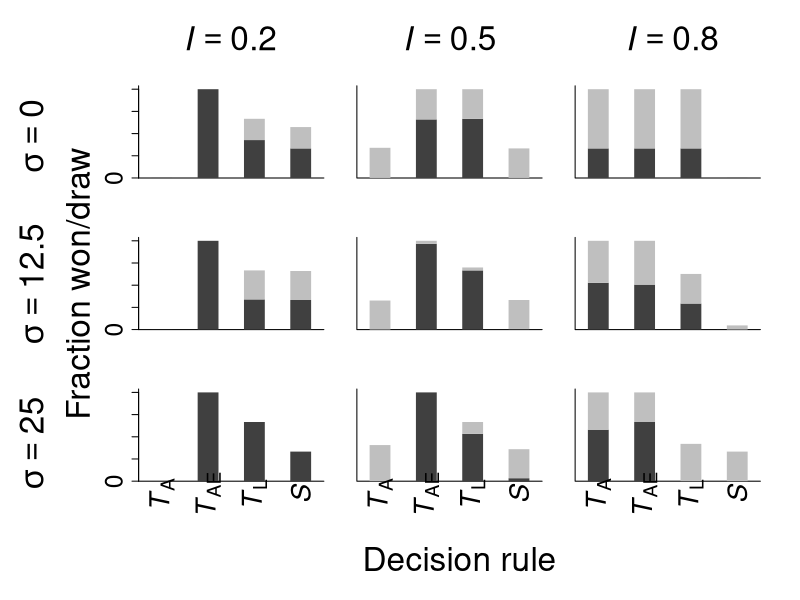

Generate this figure with R:
x11(width=10,height=10)

axcex <- 2.25
par(mfrow=c(3,3),oma=c(5,10,6,1),mar=c(4,.5,.5,2))

#sig0, i02
data <- read.table("sig0_i02/data/output.txt",header=T)
x <- data$frac_s1
y <- data$frac_draw

# in the following we calculate the total fraction of won competitions (*1/3, because every strategy participated in 3 competitions)
wins_TL  <- 1/3 * ( sum(x[1:3]) )
wins_TA  <- 1/3 * ( 1-x[1]-y[1] + sum(x[4:5]) )
wins_TAE <- 1/3 * ( 1-x[2]-y[2] + 1-x[4]-y[4] + x[6] )
wins_S   <- 1/3 * ( 1-x[3]-y[3] + 1-x[5]-y[5] + 1-x[6]-y[6] )

draws_TL  <- 1/3 * ( y[1] + y[2] + y[3] )
draws_TA  <- 1/3 * ( y[1] + y[4] + y[5] )
draws_TAE <- 1/3 * ( y[2] + y[4] + y[6] )
draws_S   <- 1/3 * ( y[3] + y[5] + y[6] )

xses_win <- 1:4
plot(1,1,type="n",bty="l",ylim=c(0.038,1),
     xlim=c(0.5,4.5),xlab="",ylab="",xaxt="n",xaxs="i",
     cex.axis=axcex,yaxt="n")
axis(side=2,at=c(0,0.25,0.5,0.75,1),labels=c("0","","0.5","","1"),cex.axis=axcex)
#segments(xses_win,rep(-1,4),xses_win,c(wins_TL,wins_TA,wins_TAE,wins_S),lend=1,lwd=20,col="grey25")
segments(xses_win,rep(-1,4),xses_win,c(wins_TA,wins_TAE,wins_TL,wins_S),lend=1,lwd=20,col="grey25")
segments(xses_win,c(wins_TA,wins_TAE,wins_TL,wins_S),xses_win,c(wins_TA+draws_TA,wins_TAE+draws_TAE,wins_TL+draws_TL,wins_S+draws_S),lend=1,lwd=20,col="grey75")

#sig0, i05
data <- read.table("sig0_i05/data/output.txt",header=T)
x <- data$frac_s1
y <- data$frac_draw

# in the following we calculate the total fraction of won competitions (*1/3, because every strategy participated in 3 competitions)
wins_TL  <- 1/3 * ( sum(x[1:3]) )
wins_TA  <- 1/3 * ( 1-x[1]-y[1] + sum(x[4:5]) )
wins_TAE <- 1/3 * ( 1-x[2]-y[2] + 1-x[4]-y[4] + x[6] )
wins_S   <- 1/3 * ( 1-x[3]-y[3] + 1-x[5]-y[5] + 1-x[6]-y[6] )

draws_TL  <- 1/3 * ( y[1] + y[2] + y[3] )
draws_TA  <- 1/3 * ( y[1] + y[4] + y[5] )
draws_TAE <- 1/3 * ( y[2] + y[4] + y[6] )
draws_S   <- 1/3 * ( y[3] + y[5] + y[6] )

xses_win <- 1:4
plot(1,1,type="n",bty="l",ylim=c(0.038,1),
     xlim=c(0.5,4.5),xlab="",ylab="",xaxt="n",xaxs="i",
     cex.axis=axcex,yaxt="n")
#segments(xses_win,rep(-1,4),xses_win,c(wins_TL,wins_TA,wins_TAE,wins_S),lend=1,lwd=20,col="grey25")
segments(xses_win,rep(-1,4),xses_win,c(wins_TA,wins_TAE,wins_TL,wins_S),lend=1,lwd=20,col="grey25")
segments(xses_win,c(wins_TA,wins_TAE,wins_TL,wins_S),xses_win,c(wins_TA+draws_TA,wins_TAE+draws_TAE,wins_TL+draws_TL,wins_S+draws_S),lend=1,lwd=20,col="grey75")



#sig0, i08
data <- read.table("sig0_i08/data/output.txt",header=T)
x <- data$frac_s1
y <- data$frac_draw

# in the following we calculate the total fraction of won competitions (*1/3, because every strategy participated in 3 competitions)
wins_TL  <- 1/3 * ( sum(x[1:3]) )
wins_TA  <- 1/3 * ( 1-x[1]-y[1] + sum(x[4:5]) )
wins_TAE <- 1/3 * ( 1-x[2]-y[2] + 1-x[4]-y[4] + x[6] )
wins_S   <- 1/3 * ( 1-x[3]-y[3] + 1-x[5]-y[5] + 1-x[6]-y[6] )

draws_TL  <- 1/3 * ( y[1] + y[2] + y[3] )
draws_TA  <- 1/3 * ( y[1] + y[4] + y[5] )
draws_TAE <- 1/3 * ( y[2] + y[4] + y[6] )
draws_S   <- 1/3 * ( y[3] + y[5] + y[6] )

xses_win <- 1:4
plot(1,1,type="n",bty="l",ylim=c(0.038,1),
     xlim=c(0.5,4.5),xlab="",ylab="",xaxt="n",xaxs="i",
     cex.axis=axcex,yaxt="n")
#segments(xses_win,rep(-1,4),xses_win,c(wins_TL,wins_TA,wins_TAE,wins_S),lend=1,lwd=20,col="grey25")
segments(xses_win,rep(-1,4),xses_win,c(wins_TA,wins_TAE,wins_TL,wins_S),lend=1,lwd=20,col="grey25")
segments(xses_win,c(wins_TA,wins_TAE,wins_TL,wins_S),xses_win,c(wins_TA+draws_TA,wins_TAE+draws_TAE,wins_TL+draws_TL,wins_S+draws_S),lend=1,lwd=20,col="grey75")


#sig125, i02
data <- read.table("sig125_i02/data/output.txt",header=T)
x <- data$frac_s1
y <- data$frac_draw

# in the following we calculate the total fraction of won competitions (*1/3, because every strategy participated in 3 competitions)
wins_TL  <- 1/3 * ( sum(x[1:3]) )
wins_TA  <- 1/3 * ( 1-x[1]-y[1] + sum(x[4:5]) )
wins_TAE <- 1/3 * ( 1-x[2]-y[2] + 1-x[4]-y[4] + x[6] )
wins_S   <- 1/3 * ( 1-x[3]-y[3] + 1-x[5]-y[5] + 1-x[6]-y[6] )

draws_TL  <- 1/3 * ( y[1] + y[2] + y[3] )
draws_TA  <- 1/3 * ( y[1] + y[4] + y[5] )
draws_TAE <- 1/3 * ( y[2] + y[4] + y[6] )
draws_S   <- 1/3 * ( y[3] + y[5] + y[6] )

xses_win <- 1:4
plot(1,1,type="n",bty="l",ylim=c(0.038,1),
     xlim=c(0.5,4.5),xlab="",ylab="",xaxt="n",xaxs="i",
     cex.axis=axcex,yaxt="n")
axis(side=2,at=c(0,0.25,0.5,0.75,1),labels=c("0","","0.5","","1"),cex.axis=axcex)
#segments(xses_win,rep(-1,4),xses_win,c(wins_TL,wins_TA,wins_TAE,wins_S),lend=1,lwd=20,col="grey25")
segments(xses_win,rep(-1,4),xses_win,c(wins_TA,wins_TAE,wins_TL,wins_S),lend=1,lwd=20,col="grey25")
segments(xses_win,c(wins_TA,wins_TAE,wins_TL,wins_S),xses_win,c(wins_TA+draws_TA,wins_TAE+draws_TAE,wins_TL+draws_TL,wins_S+draws_S),lend=1,lwd=20,col="grey75")


#sig125, i05
data <- read.table("sig125_i05/data/output.txt",header=T)
x <- data$frac_s1
y <- data$frac_draw

# in the following we calculate the total fraction of won competitions (*1/3, because every strategy participated in 3 competitions)
wins_TL  <- 1/3 * ( sum(x[1:3]) )
wins_TA  <- 1/3 * ( 1-x[1]-y[1] + sum(x[4:5]) )
wins_TAE <- 1/3 * ( 1-x[2]-y[2] + 1-x[4]-y[4] + x[6] )
wins_S   <- 1/3 * ( 1-x[3]-y[3] + 1-x[5]-y[5] + 1-x[6]-y[6] )

draws_TL  <- 1/3 * ( y[1] + y[2] + y[3] )
draws_TA  <- 1/3 * ( y[1] + y[4] + y[5] )
draws_TAE <- 1/3 * ( y[2] + y[4] + y[6] )
draws_S   <- 1/3 * ( y[3] + y[5] + y[6] )

xses_win <- 1:4
plot(1,1,type="n",bty="l",ylim=c(0.038,1),
     xlim=c(0.5,4.5),xlab="",ylab="",xaxt="n",xaxs="i",
     cex.axis=axcex,yaxt="n")
#segments(xses_win,rep(-1,4),xses_win,c(wins_TL,wins_TA,wins_TAE,wins_S),lend=1,lwd=20,col="grey25")
segments(xses_win,rep(-1,4),xses_win,c(wins_TA,wins_TAE,wins_TL,wins_S),lend=1,lwd=20,col="grey25")
segments(xses_win,c(wins_TA,wins_TAE,wins_TL,wins_S),xses_win,c(wins_TA+draws_TA,wins_TAE+draws_TAE,wins_TL+draws_TL,wins_S+draws_S),lend=1,lwd=20,col="grey75")



#sig125, i08
data <- read.table("sig125_i08/data/output.txt",header=T)
x <- data$frac_s1
y <- data$frac_draw

# in the following we calculate the total fraction of won competitions (*1/3, because every strategy participated in 3 competitions)
wins_TL  <- 1/3 * ( sum(x[1:3]) )
wins_TA  <- 1/3 * ( 1-x[1]-y[1] + sum(x[4:5]) )
wins_TAE <- 1/3 * ( 1-x[2]-y[2] + 1-x[4]-y[4] + x[6] )
wins_S   <- 1/3 * ( 1-x[3]-y[3] + 1-x[5]-y[5] + 1-x[6]-y[6] )

draws_TL  <- 1/3 * ( y[1] + y[2] + y[3] )
draws_TA  <- 1/3 * ( y[1] + y[4] + y[5] )
draws_TAE <- 1/3 * ( y[2] + y[4] + y[6] )
draws_S   <- 1/3 * ( y[3] + y[5] + y[6] )

xses_win <- 1:4
plot(1,1,type="n",bty="l",ylim=c(0.038,1),
     xlim=c(0.5,4.5),xlab="",ylab="",xaxt="n",xaxs="i",
     cex.axis=axcex,yaxt="n")
#segments(xses_win,rep(-1,4),xses_win,c(wins_TL,wins_TA,wins_TAE,wins_S),lend=1,lwd=20,col="grey25")
segments(xses_win,rep(-1,4),xses_win,c(wins_TA,wins_TAE,wins_TL,wins_S),lend=1,lwd=20,col="grey25")
segments(xses_win,c(wins_TA,wins_TAE,wins_TL,wins_S),xses_win,c(wins_TA+draws_TA,wins_TAE+draws_TAE,wins_TL+draws_TL,wins_S+draws_S),lend=1,lwd=20,col="grey75")



#sig25, i02
data <- read.table("sig25_i02/data/output.txt",header=T)
x <- data$frac_s1
y <- data$frac_draw

# in the following we calculate the total fraction of won competitions (*1/3, because every strategy participated in 3 competitions)
wins_TL  <- 1/3 * ( sum(x[1:3]) )
wins_TA  <- 1/3 * ( 1-x[1]-y[1] + sum(x[4:5]) )
wins_TAE <- 1/3 * ( 1-x[2]-y[2] + 1-x[4]-y[4] + x[6] )
wins_S   <- 1/3 * ( 1-x[3]-y[3] + 1-x[5]-y[5] + 1-x[6]-y[6] )

draws_TL  <- 1/3 * ( y[1] + y[2] + y[3] )
draws_TA  <- 1/3 * ( y[1] + y[4] + y[5] )
draws_TAE <- 1/3 * ( y[2] + y[4] + y[6] )
draws_S   <- 1/3 * ( y[3] + y[5] + y[6] )

xses_win <- 1:4
plot(1,1,type="n",bty="l",ylim=c(0.038,1),
     xlim=c(0.5,4.5),xlab="",ylab="",xaxt="n",xaxs="i",
     cex.axis=axcex,yaxt="n")
axis(side=2,at=c(0,0.25,0.5,0.75,1),labels=c("0","","0.5","","1"),cex.axis=axcex)
#segments(xses_win,rep(-1,4),xses_win,c(wins_TL,wins_TA,wins_TAE,wins_S),lend=1,lwd=20,col="grey25")
segments(xses_win,rep(-1,4),xses_win,c(wins_TA,wins_TAE,wins_TL,wins_S),lend=1,lwd=20,col="grey25")
segments(xses_win,c(wins_TA,wins_TAE,wins_TL,wins_S),xses_win,c(wins_TA+draws_TA,wins_TAE+draws_TAE,wins_TL+draws_TL,wins_S+draws_S),lend=1,lwd=20,col="grey75")

text(1,-0.15,expression(paste(italic(T)[A])),srt=90,xpd=T,cex=2.5)
text(2,-0.15,expression(paste(italic(T)[AE])),srt=90,xpd=T,cex=2.5)
text(3,-0.15,expression(paste(italic(T)[L])),srt=90,xpd=T,cex=2.5)
text(4,-0.15,expression(paste(italic(S))),srt=90,xpd=T,cex=2.5)


#sig25, i05
data <- read.table("sig25_i05/data/output.txt",header=T)
x <- data$frac_s1
y <- data$frac_draw

# in the following we calculate the total fraction of won competitions (*1/3, because every strategy participated in 3 competitions)
wins_TL  <- 1/3 * ( sum(x[1:3]) )
wins_TA  <- 1/3 * ( 1-x[1]-y[1] + sum(x[4:5]) )
wins_TAE <- 1/3 * ( 1-x[2]-y[2] + 1-x[4]-y[4] + x[6] )
wins_S   <- 1/3 * ( 1-x[3]-y[3] + 1-x[5]-y[5] + 1-x[6]-y[6] )

draws_TL  <- 1/3 * ( y[1] + y[2] + y[3] )
draws_TA  <- 1/3 * ( y[1] + y[4] + y[5] )
draws_TAE <- 1/3 * ( y[2] + y[4] + y[6] )
draws_S   <- 1/3 * ( y[3] + y[5] + y[6] )

xses_win <- 1:4
plot(1,1,type="n",bty="l",ylim=c(0.038,1),
     xlim=c(0.5,4.5),xlab="",ylab="",xaxt="n",xaxs="i",
     cex.axis=axcex,yaxt="n")
#segments(xses_win,rep(-1,4),xses_win,c(wins_TL,wins_TA,wins_TAE,wins_S),lend=1,lwd=20,col="grey25")
segments(xses_win,rep(-1,4),xses_win,c(wins_TA,wins_TAE,wins_TL,wins_S),lend=1,lwd=20,col="grey25")
segments(xses_win,c(wins_TA,wins_TAE,wins_TL,wins_S),xses_win,c(wins_TA+draws_TA,wins_TAE+draws_TAE,wins_TL+draws_TL,wins_S+draws_S),lend=1,lwd=20,col="grey75")

text(1,-0.15,expression(paste(italic(T)[A])),srt=90,xpd=T,cex=2.5)
text(2,-0.15,expression(paste(italic(T)[AE])),srt=90,xpd=T,cex=2.5)
text(3,-0.15,expression(paste(italic(T)[L])),srt=90,xpd=T,cex=2.5)
text(4,-0.15,expression(paste(italic(S))),srt=90,xpd=T,cex=2.5)


#sig25, i08
data <- read.table("sig25_i08/data/output.txt",header=T)
x <- data$frac_s1
y <- data$frac_draw

# in the following we calculate the total fraction of won competitions (*1/3, because every strategy participated in 3 competitions)
wins_TL  <- 1/3 * ( sum(x[1:3]) )
wins_TA  <- 1/3 * ( 1-x[1]-y[1] + sum(x[4:5]) )
wins_TAE <- 1/3 * ( 1-x[2]-y[2] + 1-x[4]-y[4] + x[6] )
wins_S   <- 1/3 * ( 1-x[3]-y[3] + 1-x[5]-y[5] + 1-x[6]-y[6] )

draws_TL  <- 1/3 * ( y[1] + y[2] + y[3] )
draws_TA  <- 1/3 * ( y[1] + y[4] + y[5] )
draws_TAE <- 1/3 * ( y[2] + y[4] + y[6] )
draws_S   <- 1/3 * ( y[3] + y[5] + y[6] )

xses_win <- 1:4
plot(1,1,type="n",bty="l",ylim=c(0.038,1),
     xlim=c(0.5,4.5),xlab="",ylab="",xaxt="n",xaxs="i",
     cex.axis=axcex,yaxt="n")
#segments(xses_win,rep(-1,4),xses_win,c(wins_TL,wins_TA,wins_TAE,wins_S),lend=1,lwd=20,col="grey25")
segments(xses_win,rep(-1,4),xses_win,c(wins_TA,wins_TAE,wins_TL,wins_S),lend=1,lwd=20,col="grey25")
segments(xses_win,c(wins_TA,wins_TAE,wins_TL,wins_S),xses_win,c(wins_TA+draws_TA,wins_TAE+draws_TAE,wins_TL+draws_TL,wins_S+draws_S),lend=1,lwd=20,col="grey75")

text(1,-0.15,expression(paste(italic(T)[A])),srt=90,xpd=T,cex=2.5)
text(2,-0.15,expression(paste(italic(T)[AE])),srt=90,xpd=T,cex=2.5)
text(3,-0.15,expression(paste(italic(T)[L])),srt=90,xpd=T,cex=2.5)
text(4,-0.15,expression(paste(italic(S))),srt=90,xpd=T,cex=2.5)

mtext(at=0.5,side=1,line=2,outer=T,cex=2,"Decision rule")
mtext(at=0.2,side=2,line=6.5,outer=T,cex=2,expression(sigma==25))
mtext(at=0.55,side=2,line=6.5,outer=T,cex=2,expression(sigma==12.5))
mtext(at=0.875,side=2,line=6.5,outer=T,cex=2,expression(sigma==0))
mtext(at=0.55,side=2,line=3,outer=T,cex=2,"Fraction won/draw")
mtext(at=0.485,side=3,line=2,outer=T,expression(italic(I)==0.5),cex=2)
mtext(at=0.825,side=3,line=2,outer=T,expression(italic(I)==0.8),cex=2)
mtext(at=0.15,side=3,line=2,outer=T,expression(italic(I==0.2)),cex=2)

dev.copy2eps(file="figure_3.eps",title="Poethke et al. | Figure 3")
